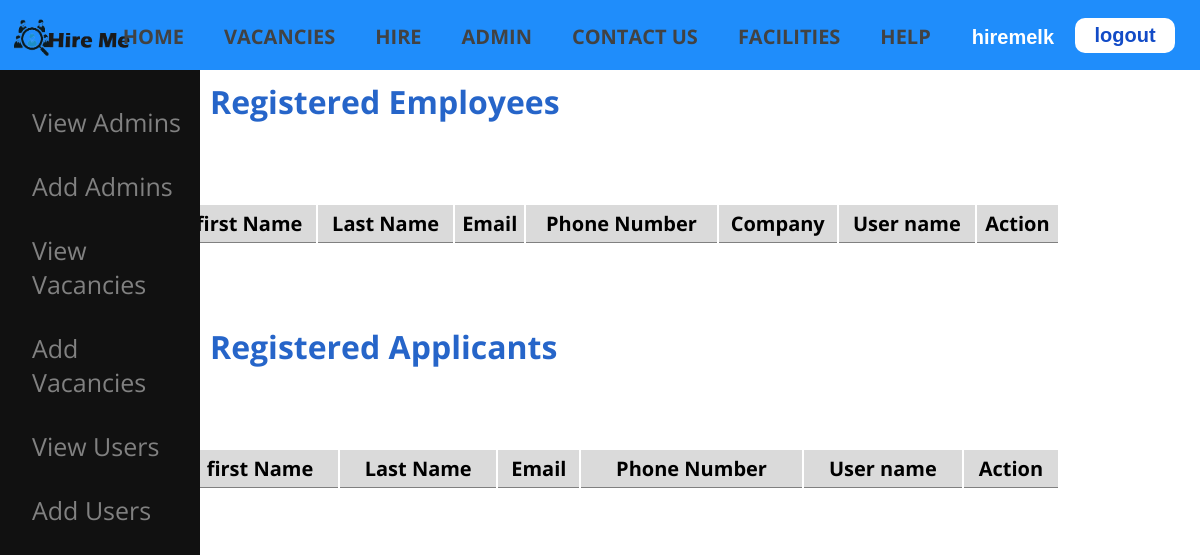
Before: /views/view_users.php (signed in) with the older database file.
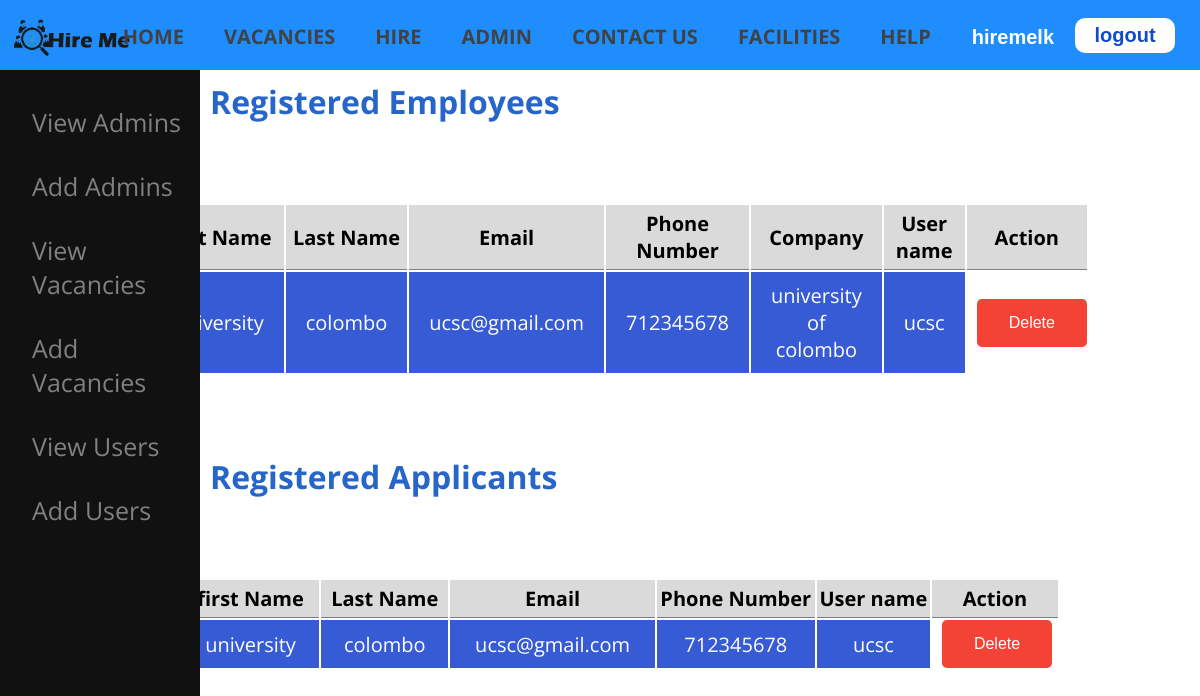
After: the same page with the newer database file.
### tables this page shows
CREATE TABLE `emp_reg` (
  `emp_id` int(11) NOT NULL,
  `first_name` varchar(255) NOT NULL,
  `last_name` varchar(255) NOT NULL,
  `email` varchar(255) NOT NULL,
  `phone_no` int(11) NOT NULL,
  `company` varchar(100) NOT NULL,
  `username` varchar(255) NOT NULL,
  `password` varchar(255) NOT NULL,
  `verification_code` varchar(255) DEFAULT NULL,
  `is_active` tinyint(1) NOT NULL
);

CREATE TABLE `applicant_reg` (
  `applicant_ID` int(11) NOT NULL,
  `first_name` varchar(255) NOT NULL,
  `last_name` varchar(255) NOT NULL,
  `email` varchar(255) NOT NULL,
  `phone_no` int(11) NOT NULL,
  `username` varchar(255) NOT NULL,
  `password` varchar(255) NOT NULL,
  `verification_code` varchar(255) DEFAULT NULL,
  `is_active` tinyint(1) NOT NULL
);

### views/view_users.php (the view, shortened to what this page needs)
<?php
include('../db/db_connect.php');
$query1 = "SELECT * FROM applicant_reg";
$query2 = "SELECT * FROM emp_reg";
$result1 = mysqli_query($conn, $query1);
$result2 = mysqli_query($conn, $query2);
?>
<!DOCTYPE html>
<html lang="en">
<head>
     <link rel="stylesheet" href="https://cdnjs.cloudflare.com/ajax/libs/font-awesome/6.0.0-beta3/css/all.min.css">
     <link rel="stylesheet" href="../public/css/header.css">
     <link rel="stylesheet" href="../public/css/vacancy.css">
     <link rel="stylesheet" href="../public/css/footer.css">
     <link rel="stylesheet" href="../public/css/admin.css">
     <link rel="stylesheet" href="../public/css/admin_header.css">
</head>
<body>
     <?php
     include('header.php');
     ?>
     <?php
     include('admin_header.php');
     ?>
     <div class="div-main">
          <h1 class="t-head">Registered Employees</h1>
          <table>
               <thead>
                    <tr>
                         <th>first Name</th>
                         <th>Last Name</th>
                         <th>Email</th>
                         <th>Phone Number</th>
                         <th>Company</th>
                         <th>User name</th>
                         <th>Action</th>
                    </tr>
               </thead>
               <?php while ($row = mysqli_fetch_array($result2)) { ?>
                    <tr>
                         <td class="td-1">
                              <?= $row['first_name']; ?>
                         </td>
                         <td class="td-1">
                              <?= $row['last_name']; ?>
                         </td>
                         <td class="td-2">
                              <?= $row['email']; ?>
                         </td>
                         <td class="td-3">
                              <?= $row['phone_no']; ?>
                         </td>
                         <td class="td-3">
                              <?= $row['company']; ?>
                         </td>
                         <td class="td-3">
                              <?= $row['username']; ?>
                         </td>
                         <td class="td-4">
                              <div class="btn-container">
                                   <button class="button button3">
                                        <a href="delete_users.php?emp_id=<?php echo $row['emp_id']; ?>">Delete</a>
                                   </button>
                              </div>
                         </td>
                    </tr>
               <?php } ?>
          </table>
          <h1 class="t-head">Registered Applicants</h1>
          <table>
               <thead>
                    <tr>
                         <th>first Name</th>
                         <th>Last Name</th>
                         <th>Email</th>
                         <th>Phone Number</th>
                         <th>User name</th>
                         <th>Action</th>
                    </tr>
               </thead>
               <?php while ($row = mysqli_fetch_array($result1)) { ?>
                    <tr>
                         <td class="td-1">
                              <?= $row['first_name']; ?>
                         </td>
                         <td class="td-1">
                              <?= $row['last_name']; ?>
                         </td>
                         <td class="td-2">
                              <?= $row['email']; ?>
                         </td>
                         <td class="td-3">
                              <?= $row['phone_no']; ?>
                         </td>
                         <td class="td-3">
                              <?= $row['username']; ?>
                         </td>
                         <td class="td-4">
                              <div class="btn-container">
                                   <button class="button button3">
                                        <a href="delete_users.php?applicant_id=<?php echo $row['applicant_ID']; ?>">Delete</a>
                                   </button>
                              </div>
                         </td>
                    </tr>
               <?php } ?>
          </table>
     </div>
</body>
</html>

### views/header.php (shortened to what this page needs)
<?php
  $login_display = '';
  $loginpage_link = '';
  $logout = '';
  $admin = '';
  $hiring = '';
  $vacancy = '';
  if(isset($_SESSION['user_applicant']) || isset($_SESSION['user_admin']) || isset($_SESSION['user_emp']) ||isset($_SESSION['default_user'])){
    if(isset($_SESSION['default_user'])){
      $hiring = '<li><a href="./hire.php">Hire</a></li>';
      $login_display = $_SESSION['default_user'];
      $vacancy = '<li><a href="./vacancy.php">Vacancies</a></li>';
    }
    else if(isset($_SESSION['user_applicant'])){
      $login_display = $_SESSION['user_applicant'];
      $applicant = '<li><a href="./vacancy.php">Vacancies</a></li>';
    }
    else if(isset($_SESSION['user_admin'])){
        $admin = '<li><a href="view_users.php">Admin</a></li>';
        $hiring = '<li><a href="./hire.php">Hire</a></li>';
        $login_display = $_SESSION['user_admin'];
        $vacancy = '<li><a href="./vacancy.php">Vacancies</a></li>';
    }
    else if(isset($_SESSION['user_emp'])){
      $login_display = $_SESSION['user_applicant'];
      $emp = '<li><a href="./hire.php">Hire</a></li>';
    }
    $logout = '<input class="logout" type="submit" value="logout" name="logout">';
  }
  else{
    $login_display = 'Login';
    $loginpage_link = 'login.php';
  }
?>
<nav id="navbar">
    <div class="logo-container"><img src="../public/assets/images/logo.png" alt="" class="logo"></div>
    <ul id="nav-list">
        <li><a href="./home.php">Home</a></li>
        <?=$vacancy;?>
        <?=$hiring;?>
        <?=$admin;?>
        <li><a href="./contact.php">Contact Us</a></li>
        <li><a href="./facilities.php">Facilities</a></li>
        <li><a href="#">Help</a></li>
        <button class="login-btn {$disabled}" id="login"><a href=<?=$loginpage_link?>><?=$login_display?></a></button>
        <form action="header.php" method="post">
          <?= $logout; ?>
        </form>
    </ul>
</nav>

### views/admin_header.php
<div class="sidenav">
  <a href="view_admins.php">View Admins</a>
  <a href="add_admins.php">Add Admins</a>
  <a href="view_vacancy.php">View Vacancies</a>
  <a href="add_vacancy .php">Add Vacancies</a>
  <a href="view_Users.php">View Users</a>
  <a href="add_users.php">Add Users</a>
</div>

### public/css/header.css (style rules this page uses)
body { font-family: "Open Sans", sans-serif; }
* { margin: 0; padding: 0; }
.logo-container .logo { width: 130px; }
nav { height: 70px; background-color: rgb(31, 141, 251); position: fixed; width: 100%; top: 0%; z-index: 1; }
nav ul { list-style-type: none; float: right; margin-right: 25px; display: flex; justify-content: space-around; align-content: flex-end; margin-top: -45px; }
nav ul li { display: inline-block; padding: 0px 20px; }
nav ul li a { list-style: none; text-decoration: none; color: rgb(66, 66, 66); font-size: 20px; padding: 20px 0; font-weight: bold; position: relative; text-transform: uppercase; }
nav ul li a:before { position: absolute; content: ""; left: 0; bottom: 0; height: 5px; width: 100%; background: black; transform: scaleX(0); transform-origin: right; transition: transform 0.3s linear; }
.login-btn { margin-top: -10px; margin-left: 10px; background:none; border-radius: 10px; padding: 5px 10px 5px 10px; border: 1px solid transparent; }
.login-btn a { text-decoration: none; color: white; font-size: 20px; font-weight: bold; }
.logout { width: 100px; margin-top: -5px; margin-left: 10px; background-color: white; color: rgb(18, 75, 199); border-radius: 10px; padding: 5px 10px 5px 10px; border: 1px solid transparent; font-weight: bold; font-size: 20px; }
@media screen and (max-width: 1300px) { body { background-size: auto; } }

### public/css/vacancy.css (style rules this page uses)
body { margin: 0; padding: 0; font-family: 'Open Sans', sans-serif; }
table { font-size: 20px; margin-top: 80px; color: black; margin-left: auto; margin-right: auto; width: 80%; }
table .td-1, .td-2, .td-3 { padding: 10px 20px; text-align: center; background-color: rgb(54, 91, 212); color: white; }
table thead tr { background-color: rgb(218, 218, 218); }
table thead tr th { border-bottom: 1px solid grey; padding-top: 5px; padding-bottom: 5px; }
.btn-container { margin-left: 10px; }
input { margin: 10px auto; display: block; width: 50%; padding: 10px 0px; background-color: rgb(21, 163, 56); border-radius: 5px; color: white; font-size: 20px; border: 0px solid; }

### public/css/admin.css (style rules this page uses)
.btn-container { display: flex; }
.button { background-color: #4CAF50; border: none; border-radius: 5px; color: white; padding: 15px 32px; text-align: center; text-decoration: none; display: inline-block; font-size: 16px; }
.button3 { background-color: #f44336; }
.button a { text-decoration: none; color: white; }
.div-main { margin-top:30px; margin-left:70px; margin-right:30px }
.t-head { position: relative; margin-top: 80px; margin-left: 140px; color: #2665c9; }

### public/css/admin_header.css (style rules this page uses)
.sidenav { margin-top: 70px; margin-left: 0px; height: 95vh; width: 200px; position: fixed; z-index: 1; top: 0; left: 0; background-color: #111; overflow-x: hidden; padding-top: 20px; }
.sidenav a { padding: 15px 6px 15px 32px; text-decoration: none; font-size: 25px; color: #818181; display: block; }

Changed rows visible on the page:
added emp_reg: first_name "university", last_name "colombo", email "ucsc@gmail.com", phone_no "712345678", company "university of colombo", username "ucsc"
added applicant_reg: first_name "university", last_name "colombo", email "ucsc@gmail.com", phone_no "712345678", username "ucsc"
